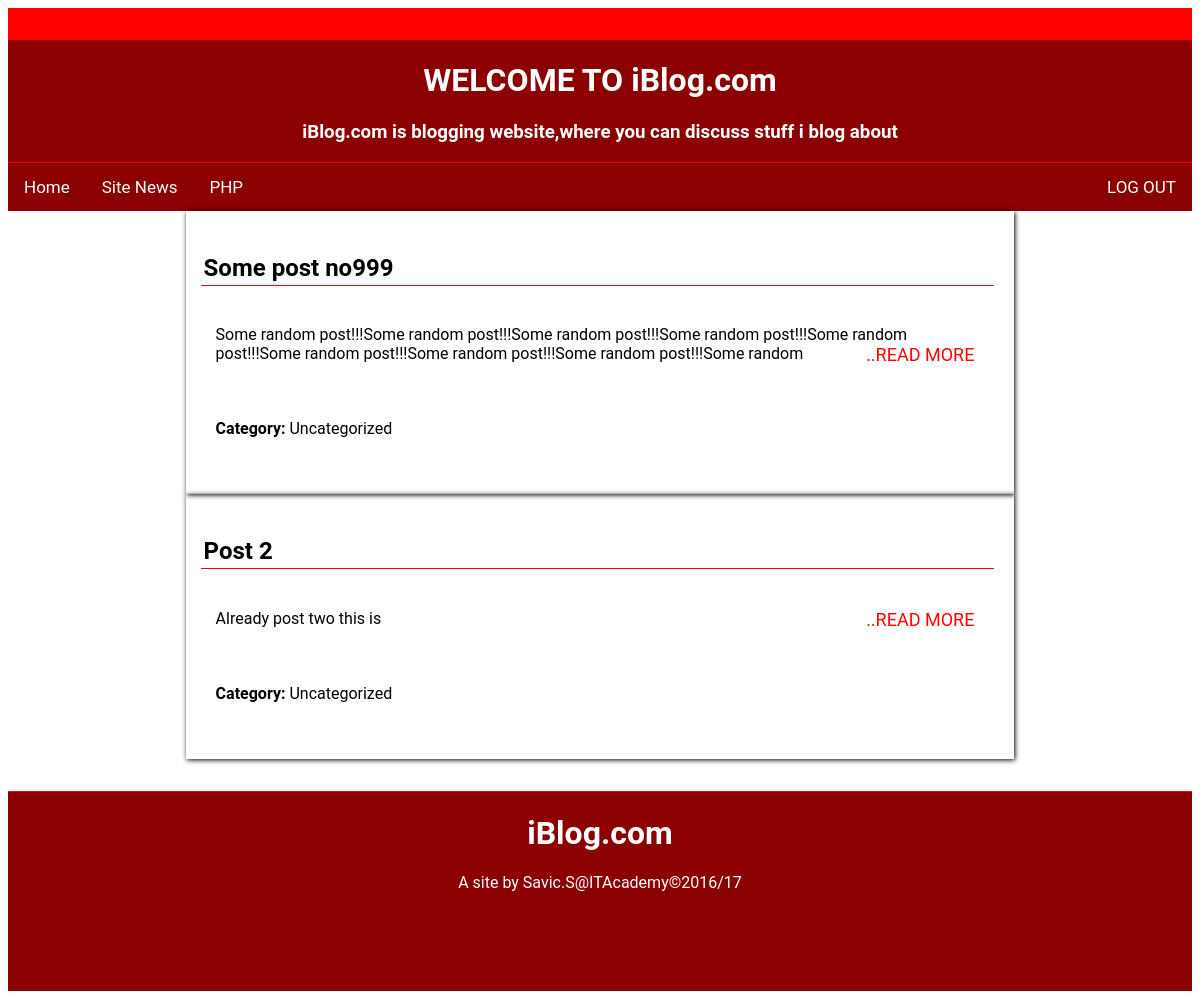
The page /Uncategorized.php (signed in) on the database its author committed.
### tables this page shows
CREATE TABLE `posts` (
  `post_id` int(11) NOT NULL AUTO_INCREMENT,
  `user_name` varchar(50) NOT NULL,
  `title` varchar(225) DEFAULT NULL,
  `body` text,
  `category_id` int(11) NOT NULL,
  `posted` datetime DEFAULT NULL,
  PRIMARY KEY (`post_id`),
  KEY `category_id_fk_idx` (`category_id`),
  CONSTRAINT `category_id_fk` FOREIGN KEY (`category_id`) REFERENCES `categories` (`category_id`) ON DELETE NO ACTION ON UPDATE NO ACTION
);

CREATE TABLE `categories` (
  `category_id` int(11) NOT NULL AUTO_INCREMENT,
  `category_name` varchar(45) DEFAULT NULL,
  PRIMARY KEY (`category_id`),
  UNIQUE KEY `category_name_UNIQUE` (`category_name`)
);

### Uncategorized.php (the view, shortened to what this page needs)
<?php
require "connect.php";
$query = $con->prepare("SELECT post_id,title,LEFT (body,300)AS body,category_name FROM posts INNER JOIN categories ON categories.category_id = posts.category_id where posts.category_id = 1 order by post_id DESC ");
$query->execute();
$query->bind_result($post_id,$title,$body,$category);
?>
<!DOCTYPE html>
<html lang="en">
<head>
        <link rel="stylesheet" type="text/css" href="css/style.css" />
</head>
<body>
<?php
include("header.php");
?>
<div id="catNiew" class="catnav" >
    <a href="index.php" >Home</a>
    <a href="site_news.php">Site News</a>
    <a href="_php.php">PHP</a>
    <a href="logout.php" style="float: right;" >LOG OUT</a>
</div>
<div >
  <?php
  while ($query->fetch()):
    $lastspace = strrpos($body, ' ');
    ?>
    <article id="container">
      <h2><?php echo $title; ?></h2>
      <p><?php echo substr($body,0,$lastspace)."<a href='post.php?id=$post_id'>..READ MORE</a>";?></p>
      <p><b>Category: </b><?php echo $category;?></p>
    </article>
  <?php endwhile ?>
</div>
</body>
<?php
include("footer.php");
?>
</html>

### css/style.css (style rules this page uses)
* { box-sizing: border-box; font-family: "Roboto","Droid Sans",sans-serif; }
a { font-size:large; background-color:transparent; color:red; text-decoration:none; }
#container { width:70%; height:auto; margin:auto; padding:20px 20px 20px 15px; box-shadow:1px 1px 5px 0px; }
#container h2 { padding: 3px; border-bottom: 1px solid red; }
#container p { padding:20px 20px 20px 15px; }
#container a { float:right; background-color:transparent; color:red; }
.catnav { background-color: darkred; overflow: hidden; }
.catnav a { float: left; display: block; color: white; text-align: center; padding: 14px 16px; text-decoration: none; font-size: 17px; }
body { min-height: 50%; }

### rows shown on the page
posts: title "Some post no999", lastspace "Some random post!!!Some random post!!!Some random post!!!Some random post!!!Some random post!!!Some random post!!!Some random post!!!Some random post!!!Some random", category.category_name "Uncategorized"
posts: title "Post 2", lastspace "Already post two this is", category.category_name "Uncategorized"
